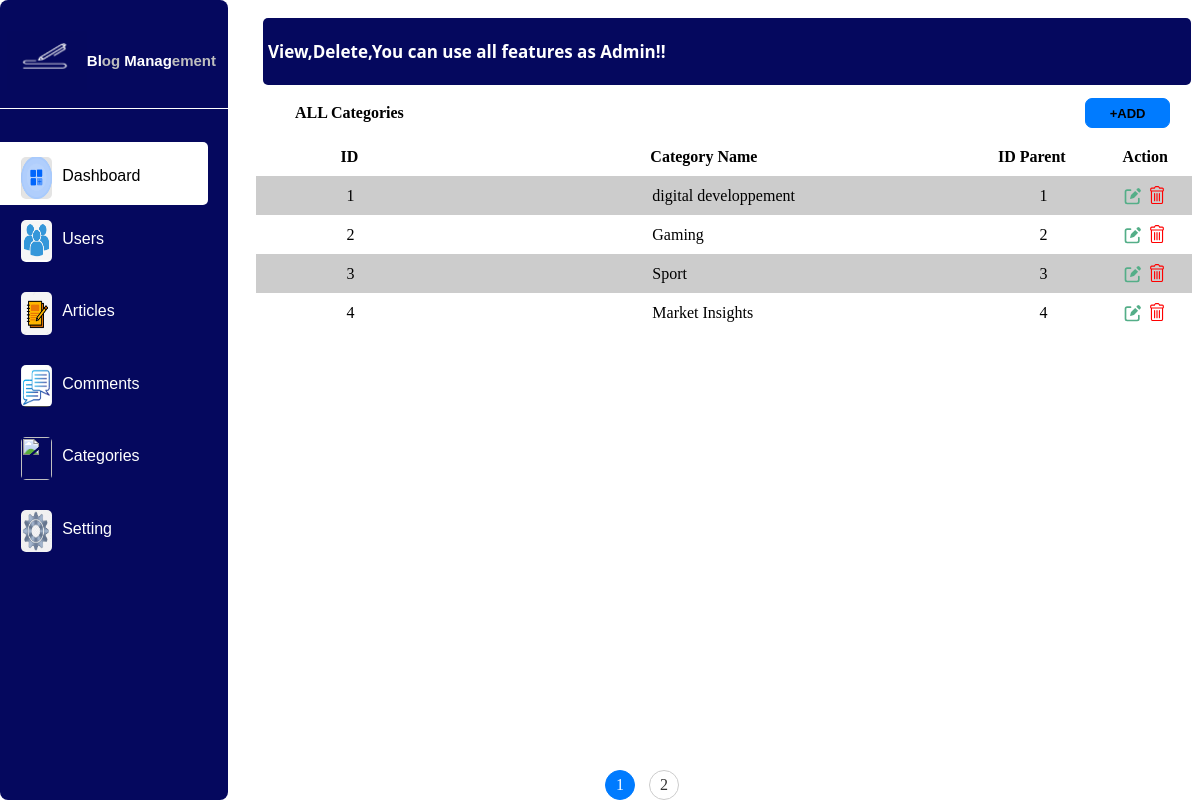
Screenshot of /dashboard/src/categories/categories.php with the database file from the repository.
### tables this page shows
CREATE TABLE `categories` (
  `ID_Category` int(11) NOT NULL,
  `Categoryname` varchar(50) DEFAULT NULL,
  `ID_parent` int(11) DEFAULT NULL
);

### dashboard/src/categories/categories.php (the view, shortened to what this page needs)
<?php
$con = new PDO('mysql:host=localhost;dbname=blog_db', 'root', "");
$con->setAttribute(PDO::ATTR_ERRMODE, PDO::ERRMODE_EXCEPTION);
function getCategoriesWithPagination($con, $offset, $limit)
{
    $stmt = $con->prepare("SELECT * FROM categories LIMIT :limit OFFSET :offset");
    $stmt->bindParam(':limit', $limit, PDO::PARAM_INT);
    $stmt->bindParam(':offset', $offset, PDO::PARAM_INT);
    $stmt->execute();
    return $stmt->fetchAll(PDO::FETCH_ASSOC);
}
$categoriesPerPage = 4;
$page = isset($_GET['page']) ? $_GET['page'] : 1;
$offset = ($page - 1) * $categoriesPerPage;
$categories = getCategoriesWithPagination($con, $offset, $categoriesPerPage);
$totalCategories = $con->query("SELECT COUNT(*) FROM categories")->fetchColumn();
$totalPages = ceil($totalCategories / $categoriesPerPage);
?>
<!DOCTYPE html>
<html lang="en">
<head>
    <link rel="stylesheet" href="../css/test.css">
    <link rel="stylesheet" href="../output.css">
    <link rel="stylesheet" href="../css/user.css">
</head>
<body>
    <?php include '../aside2.php'; ?>
    <section class="expression">
<p>View,Delete,You can use all features as Admin!!</p>
</section>
    <div class="container scrollable-container">
        <table class="articles-table">
            <thead>
                <tr class="items">
                    <th class="title" colspan="1">ALL Categories</th>
                    <th class="thh" colspan="9"><a href="ajouter.php" data-page="ajouter.php" class="text-dark"><button>+ADD</button></a></th>
                </tr>
                <tr>
                    <th>ID</th>
                    <th>Category Name</th>
                    <th>ID Parent</th>
                    <th>Action</th>
                </tr>
            </thead>
            <tbody>
                <?php foreach ($categories as $category) : ?>
                    <tr class="rigth">
                     <td>
                        <?php echo $category['ID_Category']; ?></td>
                        <td>
                        <?php echo $category['Categoryname']; ?></td>
                        <td>
                        <?php echo $category['ID_parent']; ?></td>
                        <td class="forms">                        &nbsp; &nbsp; &nbsp;
                        <form method="get" action="edit_article.php" class="inline-flex">
                                <a href="edit.php?ID_Category=<?php echo $category['ID_Category'] ?>" class="hover:text-blue-700 p-2">
                                </a>
                            </form>
                        <form method="post" action="">
                                <button type="submit" name="delete">
                                </button>
                            </form>
                        </td>
                    </tr>
                <?php endforeach; ?>
            </tbody>
        </table>
    </div>
    <div class="pagination">
        <?php for ($i = 1; $i <= $totalPages; $i++) : ?>
            <a href="?page=<?php echo $i; ?>" class="<?php echo $page == $i ? 'active' : ''; ?>"><?php echo $i; ?></a>
        <?php endfor; ?>
    </div>
</body>
</html>

### dashboard/src/css/test.css (style rules this page uses)
.container { width: 80%; margin: 0 auto; overflow-y: auto; }
section { position: absolute; margin-top: 200px; margin-left: 305px; }
.articles-table { margin-top: 80px; width: 78%; margin-left: 130px; z-index: -1; position: absolute; }
table { height: 100px; border-collapse: collapse; border-radius: 20px; }
thead th { background-color: #ffffff; }
tbody tr:nth-child(even) { background-color: #fff; }
tbody tr:nth-child(odd) { background-color: #ccc; }
td, th { padding: 10px; }
td form { display: flex; }
td form svg { color: #54AE88; }
table { z-index: 1000; max-height: calc(100vh - 60px); overflow-y: auto; }
.pagination { position:fixed; text-align: center; bottom: 0px; left: 50%; color: #007bff; }
.pagination a { border-radius: 60px; display: inline-block; padding: 5px 10px; margin: 0 5px; border: 1px solid #ccc; text-decoration: none; color: #333; }
.pagination a.active { border-radius: 60px; background-color: #007bff; color: #fff; border: 1px solid #007bff; }
.forms { display: flex; padding: 5px; }
.forms button { padding: 5px; border: 1px solid white; }
.container tbody tr button { border: none; border-radius: 0; border-width: 0; outline: none; background-color:white; width: 0px; height: 0px; }
tbody tr:nth-child(odd) button { background-color: #ccc; }

### dashboard/src/css/user.css (style rules this page uses)
body { display: block; }
.expression { background-color: #05085E; width: 76.5vw; border-radius: 5px; color: white; margin-top: 10px; position: absolute; margin-left: 255px; padding: 5px; }
.expression p { font-weight: bolder; font-size: 17px; position: relative; font-family: system-ui, -apple-system, BlinkMacSystemFont, 'Segoe UI', Roboto, Oxygen, Ubuntu, Cantarell, 'Open Sans', 'Helvetica Neue', sans-serif; }

### dashboard/src/categories/categories.php (style rules this page uses)
.container tbody tr button { border: none; border-radius: 0; border-width: 0; outline: none; background-color: white; width: 0px; height: 0px; }
tbody tr:nth-child(odd) button { background-color: #ccc; }
.container .thh a button { border: 1px solid #007bff; color: black; width: 85px; height: 30px; background-color: #007bff; font-weight: bolder; font-size: 13px; border-radius: 7px; margin-left: 85%; }

### rows the page displays
categories: ID_Category "1", Categoryname "digital developpement", ID_parent "1"
categories: ID_Category "2", Categoryname "Gaming", ID_parent "2"
categories: ID_Category "3", Categoryname "Sport", ID_parent "3"
categories: ID_Category "4", Categoryname "Market Insights", ID_parent "4"
